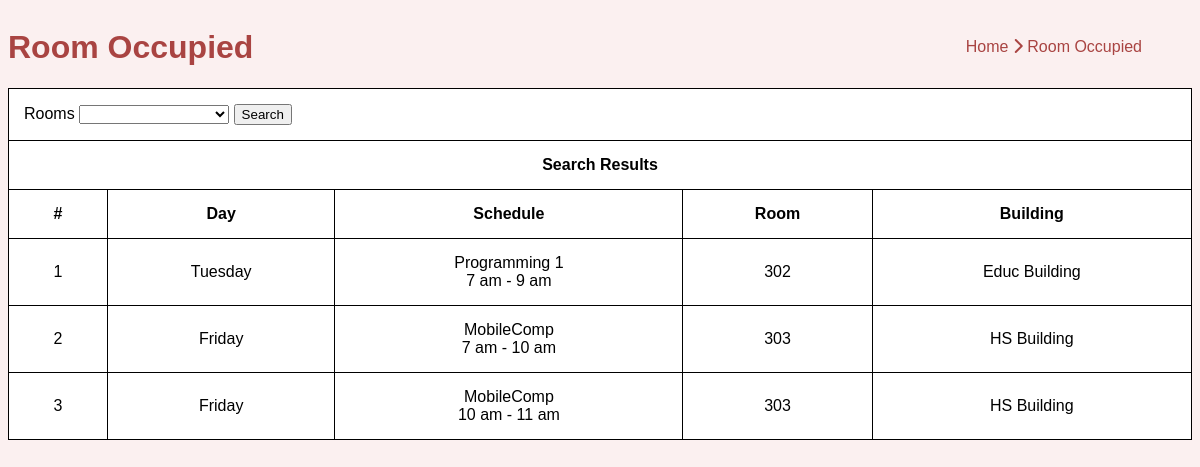
Screenshot of /UI/roomoccupied.php (signed in) with the database file from the repository.
### tables this page shows
CREATE TABLE IF NOT EXISTS `facultyloading` (
  `facLoadID` int(5) NOT NULL AUTO_INCREMENT,
  `crsSchedID` int(5) UNSIGNED NOT NULL,
  `classroomID` int(5) UNSIGNED NOT NULL,
  `dayID` int(5) NOT NULL,
  `timeStartID` int(5) NOT NULL,
  `timeEndID` int(5) NOT NULL,
  `secID` int(5) NOT NULL,
  `curID` int(5) NOT NULL,
  `accountID` int(5) DEFAULT NULL,
  PRIMARY KEY (`facLoadID`)
);

### UI/roomoccupied.php (the view, shortened to what this page needs)
<?php
$pdo=Database::connect();
 ?>
<!DOCTYPE html>
<html>
<head>
    <link rel="stylesheet" href="roomoccupied.css">
</head>
<body>
    <h1> Room Occupied </h1>
    <div class="btncontainer">
        <a class="navtop" href="menu.php"> Home <i class="fas fa-chevron-right"></i> </a>
        <a class="navtop" href="roomoccupied.php"> Room Occupied </a>
    </div>
    <table>
        <form method="get">
        <tr class="left">
            <td colspan="5">
                <label for="rooms"> Rooms </label>
                <select id="rooms" name="roomlist" required>
                   <option value=" " selected disabled></option>
                            <?php
                                $pdo->setAttribute(PDO::ATTR_ERRMODE, PDO::ERRMODE_EXCEPTION);
                                $stmt = $pdo->query("select * from classroom");
                                while ($row = $stmt->fetch()) {
                                    $id=$row['classroomID'];
                                    $roomNum=$row['roomNum'];
                                    $buildingCode=$row['buildingCode'];
?>
                                <option value="<?php echo $id; ?>"> <?php echo "$roomNum - $buildingCode";  ?> </option>
                            <?php }?>
                    </select>
                <input type="submit" value="Search">
            </td>
        </tr>
         </form>
        <tr>
            <th colspan="5"> Search Results</th>
        </tr>
        <tr>
            <th> # </th>
            <th> Day </th>
            <th> Schedule </th>
            <th>  Room </th>
            <th> Building </th>
        </tr>
        <?php if (!empty($_GET['roomlist'])) {
                $pdo->setAttribute(PDO::ATTR_ERRMODE, PDO::ERRMODE_EXCEPTION);
                $classroomID =$_GET['roomlist'];
                $stmt=("select *, (select roomNUm from classroom where f.classroomID=classroom.classroomID) as roomNum,
                    (select dayName from day where f.dayID=day.dayID) as dayName,
                    (select timeStart from timestart where f.timeStartID=timestart.timeStartID) as timeStart,
                    (select timeEnd from timeend where f.timeEndID=timeend.timeEndID) as timeEnd,
                    (select section from section where f.secID=section.secID) as section,
                    (select crsName from curriculum where f.curID=curriculum.curID) as crsName,
                    (select buildingCode from classroom where f.classroomID=classroom.classroomID) as buildingCode from facultyloading f where classroomID=? order by classroomID, dayID asc, timeStartID asc");
                $q = $pdo->prepare($stmt);
                $q->execute(array($classroomID));
                 $num=1;
                  while ($row2 = $q->fetch()){
                            $dayName=$row2['dayName'];
                            $sched=$row2['crsName']."<br>".$row2['timeStart']." - ".$row2['timeEnd'];
                            $buildingCode=$row2['buildingCode'];
                            $roomNum=$row2['roomNum'];
 ?>
                       <tr>
                        <td><?php  echo $num; ?> </td>
                        <td><?php  echo $dayName; ?> </td>
                        <td><?php  echo $sched; ?> </td>
                        <td><?php  echo $roomNum; ?> </td>
                        <td><?php  echo $buildingCode; ?> </td>
                       </tr>
<?php                   $num++;
                 }
             } else {
                $pdo->setAttribute(PDO::ATTR_ERRMODE, PDO::ERRMODE_EXCEPTION);
                $stmt=("select *, (select roomNUm from classroom where f.classroomID=classroom.classroomID) as roomNum,
                    (select dayName from day where f.dayID=day.dayID) as dayName,
                    (select timeStart from timestart where f.timeStartID=timestart.timeStartID) as timeStart,
                    (select timeEnd from timeend where f.timeEndID=timeend.timeEndID) as timeEnd,
                    (select section from section where f.secID=section.secID) as section,
                    (select crsName from curriculum where f.curID=curriculum.curID) as crsName,
                    (select buildingCode from classroom where f.classroomID=classroom.classroomID) as buildingCode from facultyloading f  order by classroomID, dayID asc, timeStartID asc");
                $q = $pdo->prepare($stmt);
                $q->execute(array($classroomID));
                 $num=1;
                  while ($row2 = $q->fetch()){
                            $dayName=$row2['dayName'];
                            $sched=$row2['crsName']."<br>".$row2['timeStart']." - ".$row2['timeEnd'];
                            $buildingCode=$row2['buildingCode'];
                            $roomNum=$row2['roomNum'];
 ?>
                        <tr>
                        <td><?php  echo $num; ?> </td>
                        <td><?php  echo $dayName; ?> </td>
                        <td><?php  echo $sched; ?> </td>
                        <td><?php  echo $roomNum; ?> </td>
                        <td><?php  echo $buildingCode; ?> </td>
                        </tr>
<?php                   $num++;
                 }
             }
        ?>
    </table>
</body>
</html>

### UI/roomoccupied.css (style rules this page uses)
* { box-sizing: border-box; }
body { font-family: Arial, Helvetica, sans-serif; text-align: center; background-color: #fbf0f0; }
.btncontainer { float: right; color: black; padding-top: 30px; padding-right: 50px; padding-bottom: 30px; }
.navtop { text-decoration: none; color: #A94442; }
h1 { color: #A94442; float: left; }
select { width: 150px; }
table { border-collapse: collapse; border: 1px solid black; background-color: white; width: 100%; padding: 15px; }
tr, td, th { border: 1px solid black; padding: 15px; }
.left { text-align: left; }

### rows the page displays
facultyloading: dayName "Tuesday", crsName "Programming 1", timeStart "7 am", timeEnd "9 am", roomNum "302", buildingCode "Educ Building"
facultyloading: dayName "Friday", crsName "MobileComp", timeStart "7 am", timeEnd "10 am", roomNum "303", buildingCode "HS Building"
facultyloading: dayName "Friday", crsName "MobileComp", timeStart "10 am", timeEnd "11 am", roomNum "303", buildingCode "HS Building"
